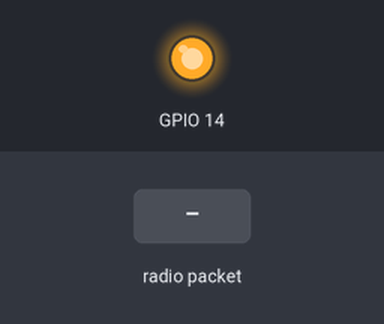
Bench run of a program on a simulated ESP32. On the bench: output pins drawn as LEDs (lit = HIGH). Inputs (shaded band) come from the test bench. No radio packets arrive unless stated; what the program prints to the serial monitor is not drawn.

Above: at 1.2 s.
1.3 s: radio packet "1" arrives
Timing chart, 0 to 4.3 s (numbered marks = the images above; inputs shaded):
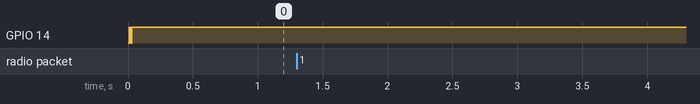

The program:

main.cpp
```cpp
#include <Arduino.h>

#include <ReliableServer.h>

#include "LEDController.h"

#define LED_DRIVER_ADDR 0x40

LEDController ledController(LED_DRIVER_ADDR);


#define LORA_SS 5
#define LORA_RST 14
#define LORA_DIO0 16
#define RF95_FREQ 433.0  // MHz

#define SERVER_ADDRESS 2

ReliableServer server(SERVER_ADDRESS, LORA_SS, LORA_RST, LORA_DIO0, RF95_FREQ);

void setup() {
   ledController.begin();
    for (int i = 0; i < 6; i++)
        ledController.setLED(i, 50);


    Serial.begin(9600);
    while (!Serial);

    server.begin();
}

void loop() {
    server.update();
    // Other non-blocking tasks can be added here
}
```

LEDController.h
```cpp
#ifndef LEDCONTROLLER_H
#define LEDCONTROLLER_H

#include <Arduino.h>
#include <Adafruit_PWMServoDriver.h>

class LEDController {
  private:
    Adafruit_PWMServoDriver pwm;
    uint16_t pwmFrequency;

  public:
    LEDController(uint8_t addr = 0x40, uint16_t pwmFreq = 1000);
    void begin();
    void setLED(uint8_t ledIndex, uint16_t brightness);
    void setRGB(uint8_t rgbIndex, uint16_t red, uint16_t green, uint16_t blue);
    void turnOffRGB(uint8_t rgbIndex);
    void turnOffLED(uint8_t ledNumber);
    void turnOff(); // turn off all LEDs
};

#endif
```

ReliableServer.h
```cpp
#ifndef RELIABLE_SERVER_H
#define RELIABLE_SERVER_H

#include <Arduino.h>
#include <vector>
#include <cstdint>
#include <unordered_map>

#include <RHReliableDatagram.h>
#include <RH_RF95.h>
#include <vector>
#include <map>

#define DEFAULT_RF95_FREQ 433.0  // Default frequency (in MHz)

class ReliableServer {
public:
    // Constructor with hardware configuration and server address
    ReliableServer(uint8_t serverAddress, uint8_t ssPin, uint8_t rstPin, uint8_t dio0Pin, float frequency = DEFAULT_RF95_FREQ);

    // Initialize the server
    void begin();

    // Update method to be called in the main loop (non-blocking)
    void update();

    // Send a message to a specific client (non-blocking)
    void sendMessage(uint8_t clientAddress, const std::vector<uint8_t>& data);

private:
    struct ClientSession {
        unsigned long lastCommunication;  // Last timestamp of interaction
        bool waitingForAck;               // Waiting for acknowledgment status
        int retryCount;                   // Retry counter
        std::vector<uint8_t> messageQueue;  // Message queue for outgoing data
    };

    uint8_t serverAddress;          // Server address
    uint8_t ssPin, rstPin, dio0Pin; // LoRa hardware pins
    float frequency;                // Operating frequency
    RH_RF95 driver;                 // LoRa driver
    RHReliableDatagram manager;     // Reliable datagram manager

    std::map<uint8_t, ClientSession> clients;  // Client sessions map
    const unsigned long TIMEOUT = 30000;       // Client session timeout (30 seconds)
    const int MAX_RETRIES = 3;                 // Maximum retries for unacknowledged packets

    // Internal helper methods
    void initializeLoRa();                     // Handles LoRa hardware initialization
    void handleIncomingMessages();             // Non-blocking message receiver
    void manageClientTimeouts();               // Manages client session timeouts and retries
};

#endif // RELIABLE_SERVER_H
```

LEDController.cpp
```cpp
#include "LEDController.h"

const uint8_t ledMapping[] = {3, 4, 0, 1, 2};  // Mapping logical order to physical order for RGB LEDs

LEDController::LEDController(uint8_t addr, uint16_t pwmFreq) : pwm(addr) {
  pwmFrequency = pwmFreq;
}

void LEDController::begin() {
  pwm.begin();
  pwm.setPWMFreq(pwmFrequency);
  delay(10); // Let PWM stabilize
}

void LEDController::setLED(uint8_t ledIndex, uint16_t brightness) {
  if (ledIndex < 5) {  // Handle RGB LEDs 0-4
    uint8_t mappedLedIndex = ledMapping[ledIndex];
    uint8_t baseLed = mappedLedIndex * 3;
    pwm.setPWM(baseLed, 0, 4095 - brightness);     // Red (invert logic)
    pwm.setPWM(baseLed + 1, 0, 4095 - brightness); // Green (invert logic)
    pwm.setPWM(baseLed + 2, 0, 4095 - brightness); // Blue (invert logic)
  } else if (ledIndex == 5) {  // Handle the single-color LED at index 5
    pwm.setPWM(15, 0, 4095 - brightness);  // Single LED at position LED15
  }
}

void LEDController::setRGB(uint8_t rgbIndex, uint16_t red, uint16_t green, uint16_t blue) {
  uint8_t baseLed = ledMapping[rgbIndex] * 3;
  pwm.setPWM(baseLed, 0, 4095 - red);     // Red (invert logic)
  pwm.setPWM(baseLed + 1, 0, 4095 - green); // Green (invert logic)
  pwm.setPWM(baseLed + 2, 0, 4095 - blue);  // Blue (invert logic)
}

void LEDController::turnOffRGB(uint8_t rgbIndex) {
  setRGB(rgbIndex, 0, 0, 0);  // Turn off all colors of the RGB LED by setting them to maximum PWM value
}

void LEDController::turnOffLED(uint8_t ledNumber) {
  setLED(ledNumber, 0);  // Turn off an LED by setting it to maximum PWM value
}

void LEDController::turnOff(){
  for (int i = 0;i<5;i++)
    setLED(i, 0);
}
```

ReliableServer.cpp
```cpp
#include "ReliableServer.h"
#include <SPI.h>

// Constructor to initialize server with hardware settings
ReliableServer::ReliableServer(uint8_t serverAddress, uint8_t ssPin, uint8_t rstPin, uint8_t dio0Pin, float frequency)
    : serverAddress(serverAddress), ssPin(ssPin), rstPin(rstPin), dio0Pin(dio0Pin), frequency(frequency),
      driver(ssPin, dio0Pin), manager(driver, serverAddress) {}

// Begin method to initialize LoRa and ReliableDatagram
void ReliableServer::begin() {
    initializeLoRa();  // Initialize LoRa hardware and frequency

    if (!manager.init()) {
        Serial.println("RHReliableDatagram initialization failed");
        while (1); // Halt on failure
    }
}

// Internal LoRa hardware initialization
void ReliableServer::initializeLoRa() {
    // Set up LoRa reset pin and reset the module
    pinMode(rstPin, OUTPUT);
    digitalWrite(rstPin, HIGH);
    delay(10);
    digitalWrite(rstPin, LOW);
    delay(10);
    digitalWrite(rstPin, HIGH);
    delay(10);

    if (!driver.init()) {
        Serial.println("LoRa initialization failed. Check connections.");
        while (1); // Halt on failure
    }
    driver.setFrequency(frequency);
    driver.setTxPower(13, false);  // Set power output (13 dBm is a common value)

    Serial.println("LoRa initialized successfully with frequency: " + String(frequency));
}

// Non-blocking update method to handle incoming messages and client timeouts
void ReliableServer::update() {
    handleIncomingMessages();  // Check for and process any new messages
    manageClientTimeouts();    // Check client sessions and handle timeouts
}

// Handle incoming messages and automatically acknowledge clients
void ReliableServer::handleIncomingMessages() {
    uint8_t buf[RH_RF95_MAX_MESSAGE_LEN];
    uint8_t len = sizeof(buf);
    uint8_t from;

    // Poll for new messages without blocking
    if (manager.recvfromAckTimeout(buf, &len,(uint16_t) 100, &from)) {
        clients[from].lastCommunication = millis();
        clients[from].waitingForAck = false;

        Serial.print("Received message from client ");
        Serial.print(from);
        Serial.print(": ");
        Serial.println((char*)buf);

        // Send an acknowledgment back to the client
        const char* ackMessage = "ACK";
        manager.sendto((uint8_t*)ackMessage, strlen(ackMessage), from);
    }
}

// Send a message to a specific client (non-blocking)
void ReliableServer::sendMessage(uint8_t clientAddress, const std::vector<uint8_t>& data) {
    auto& client = clients[clientAddress];
    client.messageQueue = data;
    client.waitingForAck = true;
    client.retryCount = 0;

    // Attempt to send message without blocking
    manager.sendto((uint8_t*)data.data(), data.size(), clientAddress);
    client.lastCommunication = millis();
}

// Manage client timeouts and retry logic
void ReliableServer::manageClientTimeouts() {
    for (auto it = clients.begin(); it != clients.end();) {
        auto& session = it->second;
        unsigned long now = millis();

        // If waiting for acknowledgment, handle retries
        if (session.waitingForAck) {
            if (now - session.lastCommunication > 1000 && session.retryCount < MAX_RETRIES) {
                manager.sendto((uint8_t*)session.messageQueue.data(), session.messageQueue.size(), it->first);
                session.retryCount++;
                session.lastCommunication = now;
                Serial.print("Retrying message to client ");
                Serial.println(it->first);
            } else if (session.retryCount >= MAX_RETRIES) {
                Serial.print("Max retries reached, removing client ");
                Serial.println(it->first);
                it = clients.erase(it);
                continue;
            }
        }

        // Timeout clients with no recent communication
        if (now - session.lastCommunication > TIMEOUT) {
            Serial.print("Client timed out: ");
            Serial.println(it->first);
            it = clients.erase(it);
        } else {
            ++it;
        }
    }
}
```

Measured:
- after the input at 1.3 s, every drawn part: stays the same
